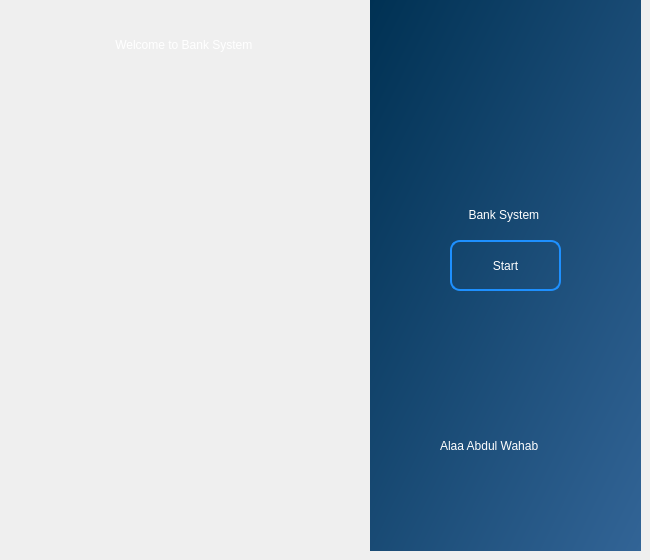
     <widget class="QWidget" name="tab">
      <attribute name="title">
       <string>Welcome</string>
      </attribute>
      <widget class="QLabel" name="label_2">
       <property name="geometry">
        <rect>
         <x>370</x>
         <y>0</y>
         <width>271</width>
         <height>551</height>
        </rect>
       </property>
       <property name="styleSheet">
        <string notr="true">background-color: qlineargradient(spread:pad, x1:0, y1:0, x2:1, y2:1, stop:0 rgba(0, 49, 83, 255), stop:1 rgba(50, 100, 150, 255));
color: rgb(255, 255, 255);
font: 700 20pt &quot;Segoe UI&quot;;</string>
       </property>
       <property name="text">
        <string>&lt;html&gt;&lt;head/&gt;&lt;body&gt;&lt;p align=&quot;center&quot;&gt;&lt;br/&gt;&lt;/p&gt;&lt;p align=&quot;center&quot;&gt;&lt;br/&gt;&lt;/p&gt;&lt;p align=&quot;center&quot;&gt;Bank System &lt;/p&gt;&lt;p align=&quot;center&quot;&gt;&lt;br/&gt;&lt;/p&gt;&lt;p align=&quot;center&quot;&gt;&lt;br/&gt;&lt;/p&gt;&lt;p align=&quot;center&quot;&gt;&lt;br/&gt;&lt;/p&gt;&lt;p align=&quot;center&quot;&gt;&lt;br/&gt;&lt;/p&gt;&lt;p align=&quot;center&quot;&gt;&lt;br/&gt;&lt;/p&gt;&lt;/body&gt;&lt;/html&gt;</string>
       </property>
      </widget>
      <widget class="QLabel" name="Label_picture">
       <property name="geometry">
        <rect>
         <x>0</x>
         <y>90</y>
         <width>381</width>
         <height>461</height>
        </rect>
       </property>
       <property name="styleSheet">
        <string notr="true"/>
       </property>
       <property name="text">
        <string/>
       </property>
      </widget>
      <widget class="QLabel" name="label">
       <property name="geometry">
        <rect>
         <x>440</x>
         <y>420</y>
         <width>161</width>
         <height>51</height>
        </rect>
       </property>
       <property name="styleSheet">
        <string notr="true">color: rgb(255, 255, 255);
font: 700 12pt &quot;Segoe UI&quot;;</string>
       </property>
       <property name="text">
        <string>Alaa Abdul Wahab</string>
       </property>
      </widget>
      <widget class="QLabel" name="label_3">
       <property name="geometry">
        <rect>
         <x>-10</x>
         <y>0</y>
         <width>391</width>
         <height>91</height>
        </rect>
       </property>
       <property name="styleSheet">
        <string notr="true">font: 700 20pt &quot;Segoe UI&quot;;
color: rgb(255, 255, 255);</string>
       </property>
       <property name="text">
        <string>&lt;html&gt;&lt;head/&gt;&lt;body&gt;&lt;p align=&quot;center&quot;&gt;Welcome to Bank System &lt;/p&gt;&lt;/body&gt;&lt;/html&gt;</string>
       </property>
      </widget>
      <widget class="QPushButton" name="pbStart">
       <property name="geometry">
        <rect>
         <x>450</x>
         <y>240</y>
         <width>111</width>
         <height>51</height>
        </rect>
       </property>
       <property name="styleSheet">
        <string notr="true">border-radius: 10px;  /* Adjust this value to control the curvature */
    border: 2px solid #1E90FF;  /* Border color: Dodger Blue */
    padding: 5px;  /* Adjust padding as needed */
    font: 600 italic 20pt &quot;Segoe UI&quot;;  /* Font settings */
    color: rgb(255, 255, 255);  /* Text color */</string>
       </property>
       <property name="text">
        <string>Start</string>
       </property>
      </widget>
     </widget>
